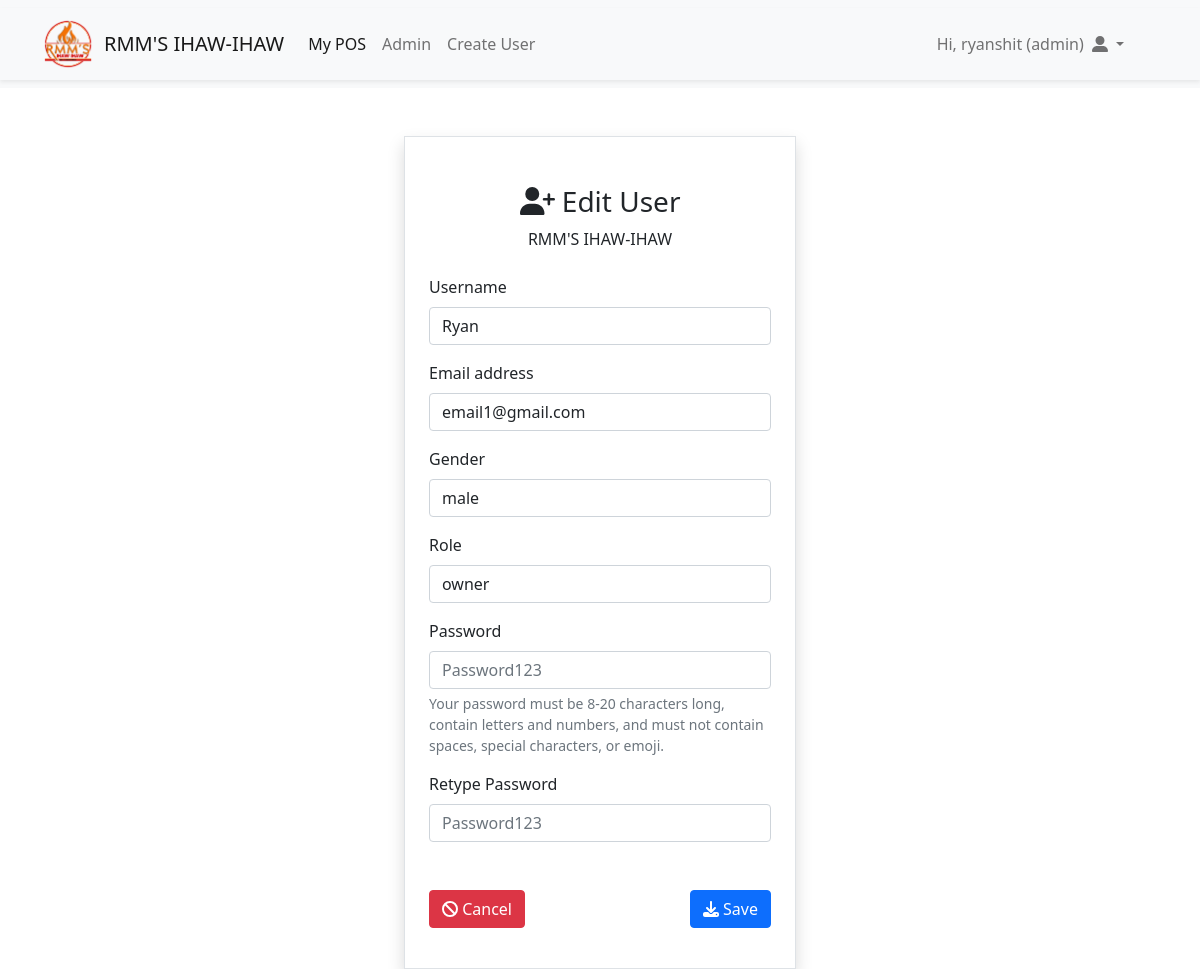
Screenshot of /index.php?page=user-edit&id=2 (signed in) with the database file from the repository.
### tables this page shows
CREATE TABLE `users` (
  `id` int(11) NOT NULL,
  `username` varchar(30) NOT NULL,
  `email` varchar(100) NOT NULL,
  `password` varchar(255) NOT NULL,
  `date` datetime NOT NULL,
  `image` varchar(500) NOT NULL,
  `role` varchar(60) NOT NULL,
  `gender` varchar(6) NOT NULL DEFAULT 'male',
  `remove_user` tinyint(1) NOT NULL DEFAULT 1
);

### app/core/init.php (called while the page is built, shortened)
<?php
require "../app/core/functions.php";
require "../app/core/database.php";
require "../app/core/model.php";
function myfunction($classname)
{
	$filename = "../app/models/".ucfirst($classname) . ".php";
}

### app/core/model.php (called while the page is built, shortened)
<?php
class Model extends Database
{
	public function first($data)
	{
		$keys = array_keys($data);
		$query = "select * from $this->table where ";
		foreach ($keys as $key) {
			$query .= "$key = :$key && ";
		}
		$query = trim($query,"&& ");
		$db = new Database;
		if($res = $db->query($query,$data))
		{
			return $res[0];
		}
		return false;
	}
}

### app/core/database.php (called while the page is built)
<?php
class Database
{
	protected function db_connect(){
	    $DBHOST = "localhost";
	    $DBNAME = "rmms_pos";
	    $DBUSER = "root";
	    $DBPASS = "";
	    $DBDDRIVER = "mysql";
	    try{
	        $con = new PDO("$DBDDRIVER:host=$DBHOST;dbname=$DBNAME",$DBUSER,$DBPASS);
	    }catch(PDOException $e){
	        echo $e->getMessage();
	    }
	    return $con;
	}
	public function query($query,$data = array())
	{
		$con = $this->db_connect();
		$smt = $con->prepare($query);
		$check = $smt->execute($data);
		if($check)
		{
			$result = $smt->fetchAll(PDO::FETCH_ASSOC);
			if(is_array($result) && count($result) > 0){
				return $result;
			}
		}
		return false;
	}
}

### app/core/functions.php (called while the page is built, shortened)
<?php
function esc($str)
{
    return htmlspecialchars($str);
}
function set_value($key,$default = "")
{
    return $default;
}

### app/views/auth/user-edit.view.php (the view, shortened to what this page needs)
<div class="container-fluid border col-lg-4 col-md-5 mt-5 p-4 pt-5 shadow">
        <?php  if(is_array($row)):?>
        <form method="post">
            <center>
                <h3><i class="fa fa-user-plus"></i> Edit User</h3>
                <div><?=esc(APP_NAME)?></div>
            </center>
            <br>
            <div class="mb-3">
                <label for="exampleFormControlInput1" class="form-label">Username</label>
                <input value="<?=set_value('username',$row['username'])?>" name="username" type="text" class="form-control <?=!empty($errors['username']) ? 'border-danger':''?>" id="exampleFormControlInput1" placeholder="Username">
            </div>
            <div class="mb-3">
                <label for="exampleFormControlInput1" class="form-label">Email address</label>
                <input value="<?=set_value('email',$row['email'])?>" name="email"type="email" class="form-control <?=!empty($errors['email']) ? 'border-danger':''?>" id="exampleFormControlInput1" placeholder="name@example.com">
            </div>
           <div class="mb-3">
              <label for="exampleFormControlInput1" class="form-label">Gender</label>
                <select  name="gender" class="form-control  <?=!empty($errors['gender']) ? 'border-danger':''?>" >
                    <option><?=$row['gender']?></option>
                </select>
            </div>
           <div class="mb-3">
              <label for="exampleFormControlInput1" class="form-label">Role</label>
                <select  name="role" class="form-control  <?=!empty($errors['role']) ? 'border-danger':''?>" >
                    <option><?=$row['role']?></option>
                </select>
            </div>
            <label for="inputPassword5" class="form-label">Password</label>
                <input name="password"type="password" id="inputPassword5" class="form-control <?=!empty($errors['password']) ? 'border-danger':''?>" aria-labelledby="passwordHelpBlock" placeholder="Password123">
                <div id="passwordHelpBlock" class="form-text">
                Your password must be 8-20 characters long, contain letters and numbers, and must not contain spaces, special characters, or emoji.
            </div>
            <label for="inputPassword5" class="pt-3 form-label">Retype Password</label>
                <input name="password_retype"type="password" id="inputPassword5" class="form-control <?=!empty($errors['password_retype']) ? 'border-danger':''?>" aria-labelledby="passwordHelpBlock" placeholder="Password123">
            <br>
            <button class="mb-3 mt-4 btn btn-primary float-end"><i class="fa-solid fa-download"></i> Save</button>
            <a href="index.php?page=admin&tab=users">
                <button type="button" class="mb-3 mt-4 btn btn-danger"><i class="fa-solid fa-ban"></i> Cancel</button>
            </a>
        </form>
        <?php endif;?>
    </div>

### public/assets/css/solid.css (style rules this page uses)
:root, :host { --fa-style-family-classic: 'Font Awesome 6 Free'; --fa-font-solid: normal 900 1em/1 'Font Awesome 6 Free'; }

### public/assets/css/main.css (style rules this page uses)
body a { text-decoration-style: none; }

### rows the page displays
users: username "Ryan", email "email1@gmail.com", gender "male", role "owner"

### other values shown
APP_NAME "RMM'S IHAW-IHAW"
auth('username') "ryanshit"
AUTH::get('role') "admin"
